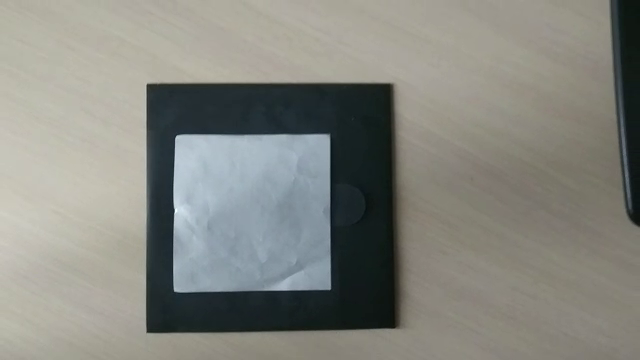
//> input picture frame 60 of vid.mp4, 640 x 360 px
$ ./26_03   (built with g++ and OpenCV 4)
//> lines starting //> are read from the running program, lines starting //| are printed output that depends on the picture; after the words box and inside, x2 and y2 are one past the last pixel; in counts of white or black regions, pixels touching at a corner belong together
#include <opencv2/core.hpp>
#include <opencv2/videoio.hpp>
#include <opencv2/highgui.hpp>
#include <opencv2/opencv.hpp>
#include <opencv2/imgproc.hpp>
#include <iostream>
using namespace std;
using namespace cv;

int main() {

	VideoCapture cap("C:/Users/veras/Desktop/vid.mp4");

	if (!cap.isOpened())
	{
		cout << "Error opening" << endl;
		return -1;
	}

	vector <Point> center_yoy;
	vector <Mat> emae;

	while (true) {
		Mat frame, gauss, edges, gray, dorian, emae_gauss, emae_edges;
		cap >> frame;
//> frame is the input picture: 360 rows x 640 cols, CV_8UC3; mean B, G, R 127.4, 134.1, 133.2

		cv::Mat emae_frame = frame.clone();

		if (frame.empty()) break;

		if (emae.size() > 5) {
			emae.erase(emae.begin());
		}

		emae.push_back(frame);

		cvtColor(frame, gray, COLOR_BGR2GRAY);
		GaussianBlur(gray, gauss, Size(3, 3), 0);
		Canny(gauss, edges, 100, 200); //
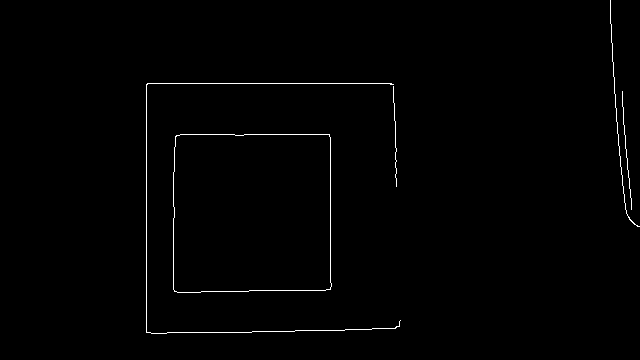
//> edges: 360 rows x 640 cols, CV_8UC1; 0.8% white in thin lines or dots, all inside (x1, y1, x2, y2) = (146, 0, 640, 334)

		vector<vector<Point> > contours;
		vector<Vec4i> hierarchy;
		findContours(edges, contours, hierarchy, RETR_TREE, CHAIN_APPROX_SIMPLE);
//> contours = 6 contours, 4 with area under 20; largest, box (x1, y1, x2, y2) and area: (173, 134, 332, 293) 24512, (173, 134, 332, 293) 24509

		for (int i = 0; i < emae.size(); i++) {

			cvtColor(emae[i], dorian, COLOR_BGR2GRAY);
			GaussianBlur(dorian, emae_gauss, Size(3, 3), 0);
			Canny(emae_gauss, emae_edges, 80, 200);

			vector<vector<Point> > emae_contours;
			vector<Vec4i> emae_hierarchy;
			findContours(emae_edges, emae_contours, emae_hierarchy, RETR_TREE, CHAIN_APPROX_SIMPLE);

			for (size_t j = 0; j < emae_contours.size(); j++) {

				drawContours(emae_frame, emae_contours, (int)j, Scalar(0, 255, 0), 1, LINE_8, hierarchy, 0);

			}

		}
//> this loop made 1 pass
//> pass 1, `Canny(emae_gauss, emae_edges, 80, 200);`:
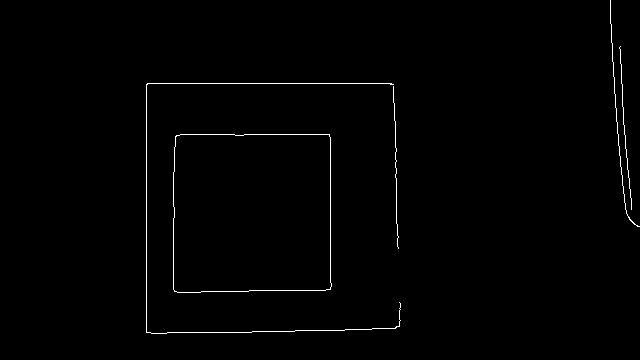
//> emae_edges: 360 rows x 640 cols, CV_8UC1; 0.85% white in thin lines or dots, all inside (x1, y1, x2, y2) = (146, 0, 640, 334)
//> after the loop:
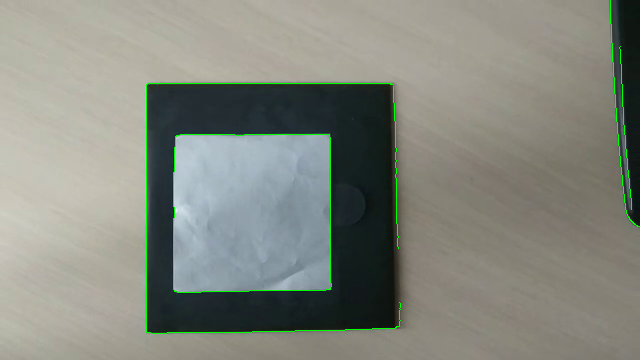
//> emae_frame: 360 rows x 640 cols, CV_8UC3; 0.85% of pixels changed, all inside (x1, y1, x2, y2) = (146, 0, 640, 334)

		for (size_t i = 0; i < contours.size(); i++) {
			double epsilon = 0.004 * arcLength(contours[i], true); //
			vector<Point> approx;
			approxPolyDP(contours[i], approx, epsilon, true);

			Scalar color = Scalar(0, 255, 0);

			drawContours(emae_frame, contours, (int)i, color, 1, LINE_8, hierarchy, 0);

			Moments M = moments(approx);
			Point center(M.m10 / M.m00, M.m01 / M.m00);


			if (center_yoy.size() > 15) {
				center_yoy.erase(center_yoy.begin());
			}

			for (int j = 0; j < center_yoy.size(); j++) {
				circle(emae_frame, center_yoy[j], 3, color, -1);
			}
			if (approx.size() == 4) {
				center_yoy.push_back(center);
				putText(emae_frame, "Rectangle", center, FONT_HERSHEY_SIMPLEX, 1, Scalar(0, 255, 0), 2);
			}

		}
//> this loop made 6 passes
//> (epsilon, center) on passes 1 to 6: (2.51, Point(252, 212)), (2.5, Point(251, 211)), (0.974, Point(-2147483648, -2147483648)), (0.83, Point(395, 151)), (6.06, Point(-1100, -1575)), (1.92, Point(637, 229))
//> pass 1, `putText(emae_frame, "Rectangle", center, FONT_HERSHEY_SIMPLEX, 1, Scal..`:
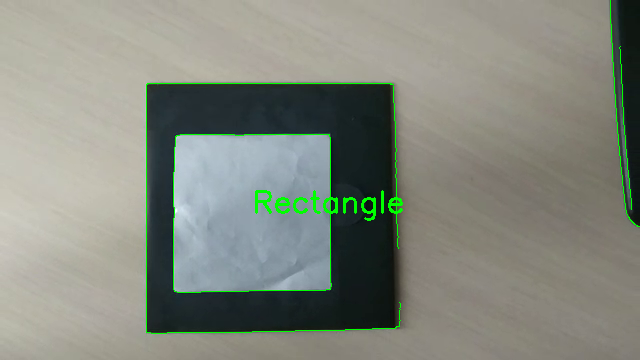
//> emae_frame: 360 rows x 640 cols, CV_8UC3; 0.51% of pixels changed, all inside (x1, y1, x2, y2) = (255, 190, 403, 221)
//> after the loop: emae_frame: 360 rows x 640 cols, CV_8UC3; 28 pixels changed, all inside (x1, y1, x2, y2) = (249, 209, 255, 216)
		imshow("result", emae_frame);
		char c = (char)cv::waitKey(30);
//> the Esc key is pressed
		if (c == 27) break;

	};

	// [9 lines of commented-out code are left out]

	cap.release();
	cv::destroyAllWindows();

	return 0;
}

$ run again, starting later in the video
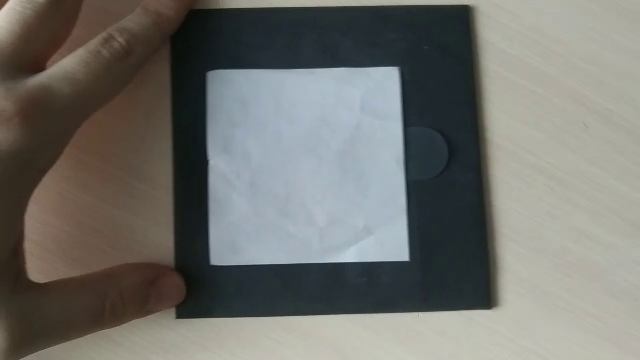
//> input picture frame 274 of vid.mp4, 640 x 360 px
//> frame is the input picture: 360 rows x 640 cols, CV_8UC3; mean B, G, R 109.3, 113.8, 113.6
//> `Canny(gauss, edges, 100, 200);`:
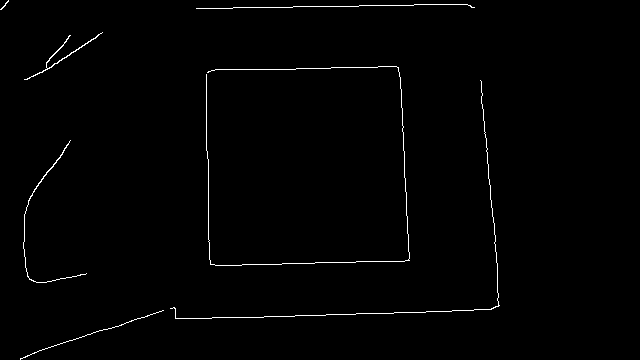
//> edges: 360 rows x 640 cols, CV_8UC1; 0.96% white in thin lines or dots, all inside (x1, y1, x2, y2) = (0, 0, 500, 360)
//> contours = 7 contours, 5 with area under 20; largest, box (x1, y1, x2, y2) and area: (24, 32, 103, 80) 66, (23, 140, 87, 283) 44
//> the loop `for (int i = 0; i < emae.size(); i++)` made 1 pass
//> after the loop `for (int i = 0; i < emae.size(); i++)`:
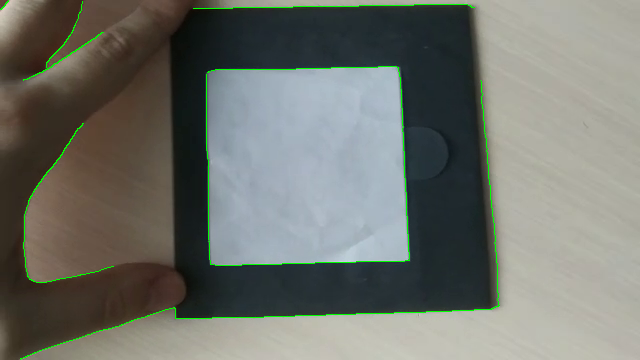
//> emae_frame: 360 rows x 640 cols, CV_8UC3; 1.01% of pixels changed, all inside (x1, y1, x2, y2) = (0, 0, 500, 360)
//> the loop `for (size_t i = 0; i < contours.size(); i++)` made 7 passes
//> (epsilon, center) on passes 1, 2, 3, 4, 5, 7: (1.31, Point(-2147483648, -2147483648)), (1.78, Point(47, 176)), (4.65, Point(482, 234)), (6.28, Point(338, 233)), (1.13, Point(55, 60)), (0.101, Point(4, 4))

$ run again, starting later in the video
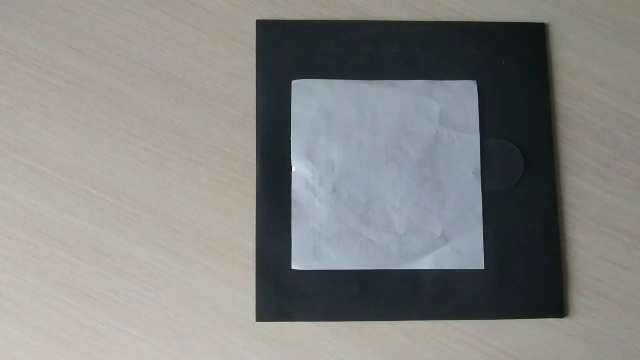
//> input picture frame 487 of vid.mp4, 640 x 360 px
//> frame is the input picture: 360 rows x 640 cols, CV_8UC3; mean B, G, R 129.6, 133.3, 131.4
//> `Canny(gauss, edges, 100, 200);`:
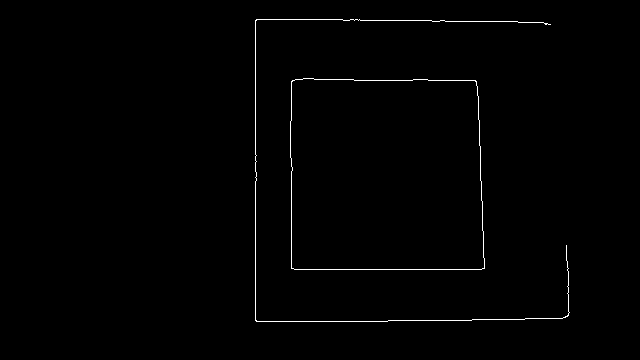
//> edges: 360 rows x 640 cols, CV_8UC1; 0.75% white in thin lines or dots, all inside (x1, y1, x2, y2) = (255, 19, 570, 322)
//> contours = 3 contours, 1 with area under 20; largest, box (x1, y1, x2, y2) and area: (290, 78, 485, 270) 35914, (290, 78, 485, 270) 35910
//> the loop `for (int i = 0; i < emae.size(); i++)` made 1 pass
//> emae_hierarchy on pass 1: 3 items: [2, -1, 1, -1], [-1, -1, -1, 0], [-1, 0, -1, -1]
//> the loop `for (size_t i = 0; i < contours.size(); i++)` made 3 passes
//> (epsilon, center) on passes 1 to 3: (3.04, Point(385, 174)), (3.04, Point(385, 173)), (7.95, Point(40, -768))
//> pass 1, `putText(emae_frame, "Rectangle", center, FONT_HERSHEY_SIMPLEX, 1, Scal..`:
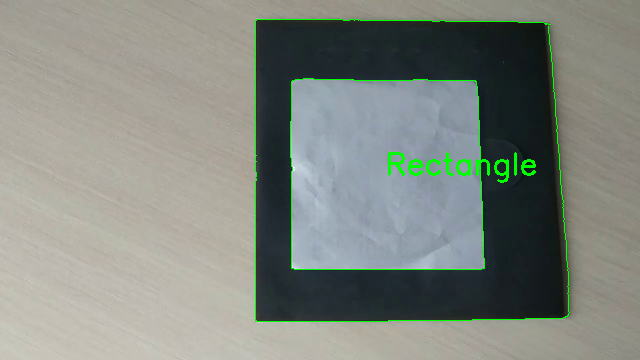
//> emae_frame: 360 rows x 640 cols, CV_8UC3; mean B, G, R 128.2, 135.4, 130.1
